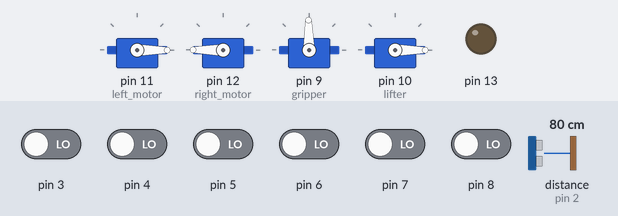
Recording of a sketch running on a simulated Arduino Uno, built with avr-gcc and run on an emulated ATmega328P. On the bench: 4 × servo, output pins drawn as LEDs (lit = HIGH). The inputs (shaded band) are chosen by the test bench; at power-on: pin 3–8 LOW, distance to the obstacle (sensor on pin 2) 80 cm. The echo pulse lasts 58.3 µs per cm; pins used as bus, display or sensor lines are not drawn; what the sketch prints to the serial monitor is not drawn.

Above: at 17.8 s.
17.9 s: pin 4 driven HIGH
At 18.9 s:
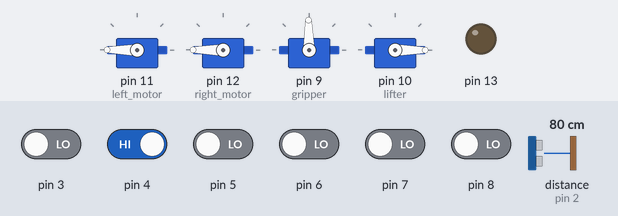
19.4 s: pin 6 driven HIGH
At 20.1 s:
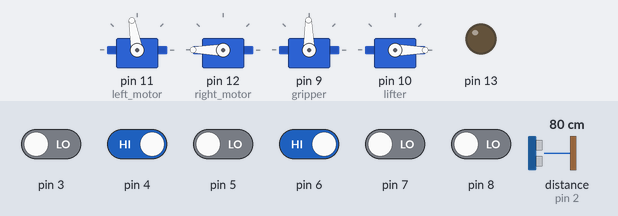
20.9 s: pin 7 driven HIGH
At 22.1 s:
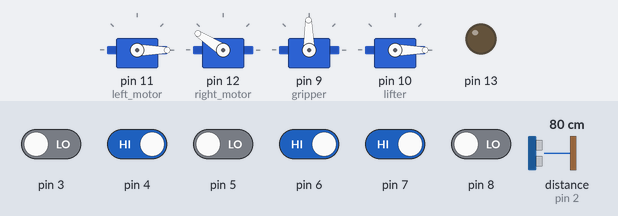
22.4 s: pin 8 driven HIGH
At 23.5 s:
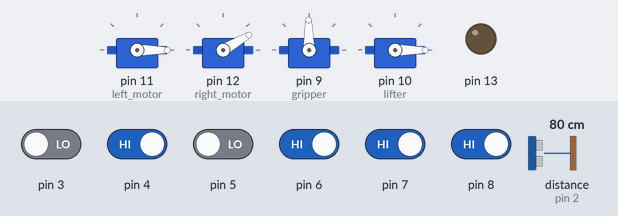
23.9 s: pin 3 driven HIGH
At 24.7 s:
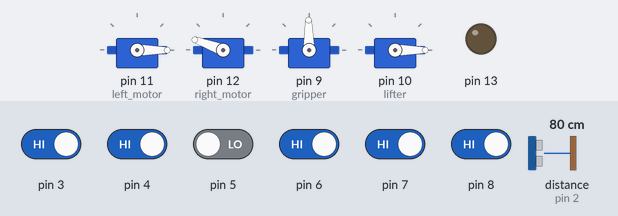
25.4 s: pin 4 driven LOW
At 25.7 s:
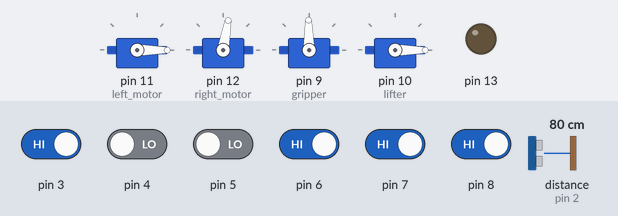
Timing chart, 0 to 27.9 s (numbered marks = the images above; inputs shaded):
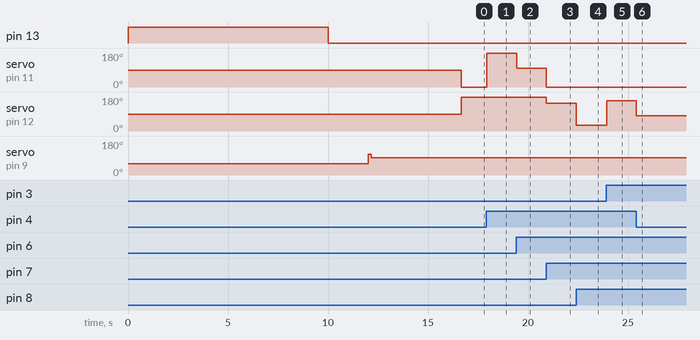

Measured:
- after the input at 17.9 s, servo on pin 11 (left_motor): 0° → 180° at once
- after the input at 19.4 s, servo on pin 11 (left_motor): 180° → 100° at once
- after the input at 20.9 s, servo on pin 11 (left_motor): 100° → 0° at once; servo on pin 12 (right_motor): 180° → 147° at once
- after the input at 22.4 s, servo on pin 12 (right_motor): 147° → 30° at once
- after the input at 23.9 s, servo on pin 12 (right_motor): 30° → 160° at once
- after the input at 25.4 s, servo on pin 12 (right_motor): 160° → 80° at once

The sketch:

arduino-maze-robot.ino
```cpp
 /*
 * Main Module
*/

int k;

void loop(){
    //follow_line();
    rescue_first();
    //Serial.println("I am out");
    traverse_left();
    //just_move();
    //k++;
    // if (k>200){
    //     Serial.print(landscape());
    //     Serial.print('\n');
    // }
}

void setup(){
    Serial.begin(9600);
    setup_linefollowing();
    setup_driving();
    setup_gripping();
    delay(500);
}
```

driving.ino
```cpp
/*
 *
 * Driving module
 *
*/

#include <Servo.h>

#define left_motor_max_speed 180
#define right_motor_max_speed 180

Servo left_motor, right_motor;

void setup_driving(){
    // Attach driving system left and right motor to arduino pins 11 & 12.
    left_motor.attach(11);
    right_motor.attach(12);

    // Put left and right motor in rest mode (not moving)
    left_motor.write(90);
    right_motor.write(90);
    return;
}

void set_motors(int left_motorspeed, int right_motorspeed) {
  if (180 - left_motorspeed > left_motor_max_speed ) left_motorspeed = 180 - left_motor_max_speed;  // if speed is negative, use 0 instead
  if (right_motorspeed > right_motor_max_speed ) right_motorspeed = right_motor_max_speed;
  left_motor.write(left_motorspeed);
  right_motor.write(right_motorspeed);
}

void go_straight(){
    left_motor.write(0);  //左轮正转
    right_motor.write(180);
    delay(350);
    return;
}

void right_turn(){
  Serial.println("I am going to turn right");
  left_motor.write(0);  //左轮正转
  right_motor.write(0);  //右轮反转
  Serial.println("I am going to delay while I do the turn");
  delay(800);
  Serial.println("Turn should have finished");
  return;
}

void left_turn(){
    left_motor.write(180);  //左轮正转
    right_motor.write(180);  //右轮反转
    delay(800);
    return;
}

void u_turn(){
    left_motor.write(0);  //左轮正转
    right_motor.write(0);  //右轮反转
    delay(1600);
    return;
}
```

gripping.ino
```cpp
/*
 *
 * Gripping module
 *
*/

#include <Servo.h>

Servo gripper, lifter;
double distance = 0.0;

void setup_gripping(){
    // Attach gripper and lifter to arduino pins 9 & 10.
    gripper.attach(9);
    lifter.attach(10);

    // Put gripper and lifter in rest mode (not moving)
    gripper.write(60);
    delay(1000);
    gripper.write(110);
    delay(150);
    gripper.write(91);
    delay(2000);
    lifter.write(0);
    delay(2000);
    return;
}

bool check_for_cylinder(){
    if(distance<4&&distance>2){ // cylinder is detected
        set_motors(90,90); // stop the car
        return true;
    }
    return false;
}

void grasp_cylinder(){
  gripper.write(60);
  delay(1000);
  lifter.write(40);
  delay(2000);
  /*
  gripper.write(115);
  delay(150);
  gripper.write(91);
  delay(2000);
  lifter.write(0);
  delay(2000);
  */
}
```

linefollowing.ino
```cpp
/*
 * Line following module
 *
*/

#include <QTRSensors.h>
#include <HCSR04.h>

#define NUM_SENSORS 6
#define KP 0.2
#define KD 0.5

#define left_motor_default_speed 180  //normal speed of the left_motor
#define right_motor_default_speed 180  //normal speed of the right_motor

#define RangeB 625
#define ErrorB 375

QTRSensorsRC qtrrc((unsigned char[]) {3, 4, 5, 6, 7, 8},
                    NUM_SENSORS, 2500, 1);
unsigned int sensorValues[NUM_SENSORS];

// echoPin = 2, triggerPin = 13
UltraSonicDistanceSensor distanceSensor(13, 2);

int lastError = 0;

void setup_linefollowing(){
    //automatic_calibration(1500, 8, &qtrrc.calibratedMinimumOn, &qtrrc.calibratedMaximumOn);
    manual_calibration();
    //print_calibrated_values();
    return;
}

void automatic_calibration(unsigned int min_value,
                           unsigned int max_value,
                           unsigned int **calibratedMinimum,
                           unsigned int **calibratedMaximum){
    int i;
    unsigned int max_sensor_values[6];
    unsigned int min_sensor_values[6];
    unsigned int max_sensor_vals[6] = {1400, 1400, 1400, 1400, 1400, 2000};

    // Allocate the arrays if necessary.
    if(*calibratedMaximum == 0){
        *calibratedMaximum = (unsigned int*)malloc(sizeof(unsigned int)*NUM_SENSORS);

        // If the malloc failed, don't continue.
        if(*calibratedMaximum == 0)
            return;

        // Initialize the max and min calibrated values to values that
        // will cause the first reading to update them.
        for(i=0;i<NUM_SENSORS;i++)
            (*calibratedMaximum)[i] = 0;
    }

    if(*calibratedMinimum == 0){
        *calibratedMinimum = (unsigned int*)malloc(sizeof(unsigned int)*NUM_SENSORS);

        // If the malloc failed, don't continue.
        if(*calibratedMinimum == 0)
            return;

        for(i=0;i<NUM_SENSORS;i++)
            (*calibratedMinimum)[i] = 2500;
    }


    for(i=0;i<NUM_SENSORS;i++){
        // set the max we found
        // Todo: set this to an array of the average
        // of some readings because between sensor max differs
        // quite.
        max_sensor_values[i] = max_value;

        // set the min we found
        min_sensor_values[i] = min_value;
    }

    // record the min and max calibration values
    for(i=0;i<NUM_SENSORS;i++)
    {
        if(min_sensor_values[i] > (*calibratedMaximum)[i])
            (*calibratedMaximum)[i] = min_sensor_values[i];
        if(max_sensor_values[i] < (*calibratedMinimum)[i])
            (*calibratedMinimum)[i] = max_sensor_values[i];
    }
}

void print_sensor_values(int position){
    // print the sensor values as numbers from 0 to 1000, where 0 means maximum reflectance and
    // 1000 means minimum reflectance, followed by the line position
    for (unsigned char i = 0; i < NUM_SENSORS; i++){
      Serial.print(sensorValues[i]);
      Serial.print('\t');
    }
    //Serial.println(); // uncomment this line if you are using raw values
    //String pos = "Position: ";
    //String fpos = pos + position;
    Serial.println(position); // comment this line out if you are using raw values
    return;
}

void follow_line(){
    int position = qtrrc.readLine(sensorValues);

    int error = position - 2500;

    //print_sensor_values(position);

    int motorSpeed = KP * error + KD * (error - lastError);

    lastError = error;

    int leftMotorSpeed = 180 - left_motor_default_speed - motorSpeed;
    int rightMotorSpeed = right_motor_default_speed - motorSpeed; // closer to 180, speed up, so slow down here

    set_motors(leftMotorSpeed, rightMotorSpeed);
}

void manual_calibration() {
  //calibrate for sometime by sliding the sensors across the line,
  //or you may use auto-calibration instead

  pinMode(13, OUTPUT);
  digitalWrite(13, HIGH);    // turn on Arduino's LED to indicate we are in calibration mode
  //void emittersOn();
  //Serial.println("Start calibration");
  for (int i = 0; i < 400; i++){
      qtrrc.calibrate();       // reads all sensors 10 times at 2500 us per read (i.e. ~25 ms per call)
  }
  digitalWrite(13, LOW);     // turn off Arduino's LED to indicate we are through with calibration

  print_calibrated_values();
  delay(1000);
}

void print_calibrated_values(){
    // print the calibration minimum values measured when emitters were on
    for (int i = 0; i < NUM_SENSORS; i++){
        Serial.print(qtrrc.calibratedMinimumOn[i]);
        Serial.print(' ');
    }
    Serial.println();

    // print the calibration maximum values measured when emitters were on
    for (int i = 0; i < NUM_SENSORS; i++){
        Serial.print(qtrrc.calibratedMaximumOn[i]);
        Serial.print(' ');
    }
    Serial.println();
}

unsigned int landscape(){

    if(left_judge()){
        k=0;
        if (wall_judge()){
            return 1;
        }
        return 2;
    }

    if(right_judge()){
        k=0;
        if (wall_judge()){
            return 3;
        }
        return 4;
      }

    if(T_judge()){
        k=0;
        if (wall_judge()){
            return 5;
        }
        return 6;
    }

    if(dead_end_judge()){
        k=0;
        if (wall_judge()){
            return 7;
        }
        return 8;
      }

    return 9;
}

bool sensor_judge(unsigned int num, int range, int error){
     int a = sensorValues[num];
     if ((a <= range + error) && (a >= range - error)){
         return true;
     }
     return false;
}

bool left_judge(){
  // tell onlyleft from 'left and straight'
  // the sensor values should be {1000, 1000, 1000, 1000, 0, 0}， 1号传感器对应的sensorValues[5]
  bool a = sensor_judge(0, RangeB, ErrorB) && sensor_judge(1, RangeB, ErrorB) && sensor_judge(2, RangeB, ErrorB);
  bool b = sensor_judge(3, RangeB, ErrorB) && sensor_judge(4, 125, 125) && sensor_judge(5, 125, 125);

  bool c = sensor_judge(0, RangeB, ErrorB) && sensor_judge(1, RangeB, ErrorB) && sensor_judge(2, RangeB, ErrorB);
  bool d = sensor_judge(3, 125, 125) && sensor_judge(4, 125, 125) && sensor_judge(5, 125, 125);

  bool e = sensor_judge(0, RangeB, ErrorB) && sensor_judge(1,RangeB, ErrorB) && sensor_judge(2, RangeB, ErrorB);
  bool f = sensor_judge(3, RangeB, ErrorB) && sensor_judge(4, RangeB, ErrorB) && sensor_judge(5, 125, 125);
  //按正常接线顺序，sensor_judge的顺序是0-5
  return (a && b) || (c && d) || (e && f);
}

bool right_judge(){
  // tell only  right from 'right and straight'
  // the sensor values should be{0, 0, 1000, 1000, 1000, 1000}
  bool a = sensor_judge(0, 125, 125) && sensor_judge(1, 125, 125) && sensor_judge(2, RangeB, ErrorB);
  bool b = sensor_judge(3, RangeB, ErrorB) && sensor_judge(4, RangeB, ErrorB) && sensor_judge(5,RangeB, ErrorB);

  bool c = sensor_judge(0, 125, 125) && sensor_judge(1, 125, 125) && sensor_judge(2, 125, 125);
  bool d = sensor_judge(3, RangeB, ErrorB) && sensor_judge(4, RangeB, ErrorB) && sensor_judge(5, RangeB, ErrorB);

  bool e = sensor_judge(0, 125, 125) && sensor_judge(1, RangeB, ErrorB) && sensor_judge(2, RangeB, ErrorB);
  bool f = sensor_judge(3, RangeB, ErrorB) && sensor_judge(4, RangeB, ErrorB) && sensor_judge(5, RangeB, ErrorB);
   return (a && b) || (c && d) || (e && f);
}

bool T_judge(){
  // tell T from 十
  // the sensor values should be all 1000
  bool a = sensor_judge(0, RangeB, ErrorB) && sensor_judge(1, RangeB, ErrorB) && sensor_judge(2, RangeB, ErrorB);
  bool b = sensor_judge(3, RangeB, ErrorB) && sensor_judge(4, RangeB, ErrorB) && sensor_judge(5, RangeB, ErrorB);
  return a && b;
}

bool wall_judge(){
  // use ultra_sound to judge if there is a wall in fornt
  // return true if there's a wall in the front
  if((distance>10) && (distance<25)){
      return true;
    }
    return false;
}

bool dead_end_judge(){
  // 全在0附近的区间里
  bool a = sensor_judge(0, 125, 125) && sensor_judge(1, 125, 125) && sensor_judge(2, 125, 125);
  bool b = sensor_judge(3, 125, 125) && sensor_judge(4, 125, 125) && sensor_judge(5, 125, 125);
  return a && b;
}
```

maze-solving.ino
```cpp
/*
 *
 * Maze Solving Module
 *
 */

// when following the line if there's a wall in front, try to force a turn.

void spot_cylinder(){
    if(check_for_cylinder){
        grasp_cylinder();
    }
    return;
}

bool cylinder_in_channel(){
    distance = distanceSensor.measureDistanceCm();
    if(distance<105&&distance>2){ // cylinder is detected
        return true;
    }
    return false;
}

void traverse_left(){
    bool section1, section2, section3, section4, section5 = false;
    int lc = 9;

    // In the first T, turn left.
    k = 0;
    while(!section1){
        follow_line();
        distance = distanceSensor.measureDistanceCm();
        spot_cylinder();
        k++;
        if (k > 200){
          lc = landscape();
        }
        if (lc == 5){
            set_motors(90, 90);
            left_turn();
            go_straight();
            spot_cylinder();
            section1 = true;
            break;
        }
    }

    // In the cross, turn left.
    k = 0;
    while(!section2){
        follow_line();
        distance = distanceSensor.measureDistanceCm();
        spot_cylinder();
        k++;
        if (k > 200){
          lc = landscape();
        }
        if (lc == 6){
            set_motors(90, 90);
            left_turn();
            go_straight();
            spot_cylinder();
            section2 = true;
            break;
        }
    }

    // Let PID do its thing while we
    // encounter the cross again.
    k = 0;
    while (!section3){
        follow_line();
        distance = distanceSensor.measureDistanceCm();
        spot_cylinder();
        k++;
        if (k > 200){
          lc = landscape();
        }
        if (lc == 6){
            Serial.println("I am in cross");
            set_motors(90, 90);
            if (cylinder_in_channel()){
                go_straight();
                distance = distanceSensor.measureDistanceCm();
                spot_cylinder();
                lc = landscape();
                k = 0;
                while (lc != 9){
                    go_straight();
                    distance = distanceSensor.measureDistanceCm();
                    spot_cylinder();
                    k++;
                    if (k > 200){
                        lc = landscape();
                    }
                }
                distance = distanceSensor.measureDistanceCm();
                spot_cylinder();
                lc = landscape();
                k = 0;
                while (lc != 5){
                    follow_line();
                    distance = distanceSensor.measureDistanceCm();
                    spot_cylinder();
                    k++;
                    if (k > 200){
                     lc = landscape();
                    }
                }
                set_motors(90, 90);
                left_turn();
                go_straight();
                distance = distanceSensor.measureDistanceCm();
                spot_cylinder();
                lc = landscape();
                k = 0;
                while(lc != 2){
                    follow_line();
                    distance = distanceSensor.measureDistanceCm();
                    spot_cylinder();
                    k++;
                    if (k > 200){
                        lc = landscape();
                    }
                }
                go_straight();
                go_straight();
                spot_cylinder();
                k = 0;
                while(lc != 4){
                    follow_line();
                    distance = distanceSensor.measureDistanceCm();
                    spot_cylinder();
                    k++;
                    if (k > 200){
                        lc = landscape();
                    }
                }
                go_straight();
                go_straight();
                k = 0;
                while(lc != 4){
                    follow_line();
                    distance = distanceSensor.measureDistanceCm();
                    k++;
                    if (k > 200){
                        lc = landscape();
                    }
                }
                go_straight();
                spot_cylinder();
                section3 = true;
                // Solve the line removed... that is, traverse right.
                return;
            }
            else{
                left_turn();
                go_straight();
                spot_cylinder();
                section3 = true;
                break;
            }
        }
    }

    // Go through all the channel until you find the T.
    k = 0;
    while(!section4){
        follow_line();
        distance = distanceSensor.measureDistanceCm();
        spot_cylinder();
        k++;
        if (k > 200){
            lc = landscape();
        }
        if (lc == 5){
            Serial.println("I am in T");
            set_motors(90, 90);
            left_turn();
            go_straight();
            spot_cylinder();
            section4 = true;
            break;
        }
    }

    // PID will manage to do the dead end, after that
    // force it to go straight and try to solve no line
    // case.
    k = 0;
    while(!section5){
        follow_line();
        distance = distanceSensor.measureDistanceCm();
        spot_cylinder();
        k++;
        if (k > 200){
         lc = landscape();
        }
        if (lc == 4){
            set_motors(90, 90);
            distance = distanceSensor.measureDistanceCm();
            spot_cylinder();
            lc = landscape();
            k = 0;
            while (lc != 8){
                go_straight();
                distance = distanceSensor.measureDistanceCm();
                spot_cylinder();
                k++;
                if (k > 200){
                    lc = landscape();
                }
            }
            break;
        }
    }

    // Solve the line removed... that is, traverse right.
    return;
}


void rescue_first(){
    bool rescued = false;
    int turn_right_times = 0;
    bool in_home = false;
    int turn_left_times = 0;
    int lc = 9;

    Serial.println("Begin rescue known cylinder");
    while (!rescued){
        follow_line();
        distance = distanceSensor.measureDistanceCm();
        if (lc == 5 && turn_right_times < 2){
            set_motors(90, 90);
            right_turn();
            go_straight();
            turn_right_times++;
            continue;

        }
        // Call Eric's function for detecting people in front
        // and in that function is people is in front, we grasp
        // it and change rescued = true, gripped_first = true
        // and do u-turn.
        if (check_for_cylinder()){
            Serial.println("I found a cylinder");
            grasp_cylinder();
            rescued = true;
            u_turn();
            break;
        }
    }

    Serial.println("Going home..");
    // Loop that goes home.
    while (!in_home){
        follow_line();
        distance = distanceSensor.measureDistanceCm();
        if (lc == 2 && turn_left_times < 2){
            set_motors(90, 90);
            left_turn();
            go_straight();
            turn_left_times++;
            continue;
        }
        else if (lc == 7 && turn_left_times == 2){
            // Leave the person in the floor
            in_home = true;
            return;
        }
    }
    return;
}
```
